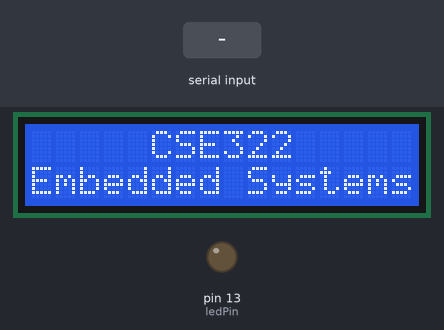
Bench run of a sketch on a simulated Arduino Uno, built with avr-gcc and run on an emulated ATmega328P. Shown: 16×2 character LCD, output pins drawn as LEDs (lit = HIGH). Inputs (shaded band) come from the test bench. What the sketch prints to the serial monitor is not drawn.

Above: at 5.7 s.
At 11.7 s:
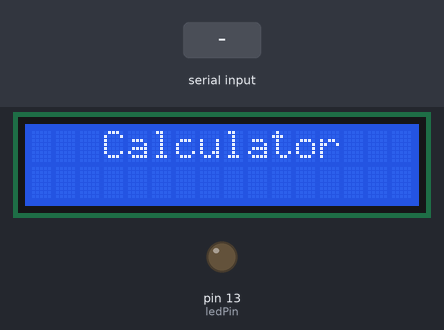
11.8 s: "=" received over Serial
At 12.6 s:
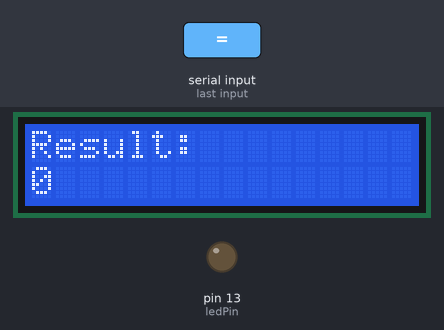
Timing chart, 0 to 14.8 s (numbered marks = the images above; inputs shaded):
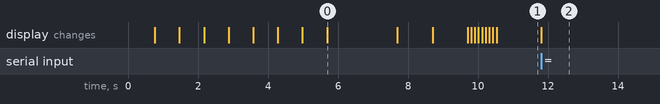

Measured:
- after the input at 11.8 s, the display: changes at once (image 2)
- what the display in image 0 shows lasts 2.0 s, from 5.7 s to 7.7 s

The sketch:

mainprogram.ino
```cpp
#include <LiquidCrystal.h>

// initialize the library with the numbers of the interface pins
LiquidCrystal lcd(8,9,4,5,6,7);

int ledPin = 13;  // use the built in LED on pin 13 of the Uno
int state = 1;
int flag = 0;  // make sure that you return the state only once
char d = 0;
char OP1[10];
char OP2[10];
char oprtr;
int opflag = 1, resultflag = 0;
int sizeofop1 = -1;
int sizeofop2 = -1;
int i = 0, j;
int num1 = 0, num2 = 0, temp, poww, result;

int a = 2,b=3,mm;

void setup() {
lcd.begin(16,2);
lcd.clear();

for(mm=0;mm<8;mm++){
    lcd.setCursor(mm,0);
    lcd.print('.');
    lcd.setCursor(15-mm,0);
    lcd.print('.');
    delay(700);
    lcd.clear();
}

lcd.clear();
lcd.setCursor(5,0);
lcd.print("CSE322");
lcd.setCursor(0,1);
lcd.print("Embedded Systems");
delay(2000);
lcd.clear();
lcd.setCursor(0,0);
lcd.print("Dr. Rajesh Kumar");
delay(1000);
lcd.clear();
lcd.setCursor(1,0);
lcd.print("Welcome to our");
lcd.setCursor(5,1);
lcd.print("Project");
delay(1000);
lcd.clear();

for(mm=0;mm<8;mm++){
    lcd.setCursor(mm,0);
    lcd.print('.');
    lcd.setCursor(15-mm,0);
    lcd.print('.');
    delay(100);
    lcd.clear();
}
lcd.clear();
lcd.setCursor(3,0);
lcd.print("Calculator");

// sets the pins as outputs:
    pinMode(ledPin, OUTPUT);
    digitalWrite(ledPin, LOW);

    Serial.begin(115200); // Default connection rate for my BT module
    //Serial.println("Enter the input to increment : ");

}

int power(int x, int y)
{
int temp =1, k;
for(k=0;k<y;k++)
  temp = temp * x;
return temp;
}

void loop() {


  //if some data is sent, read it and save it in the state variable
    if(Serial.available()){
       d = Serial.read();

       if(d=='+' || d=='-' || d=='*' || d=='/' || d=='%')
       {
         oprtr = d;
         if(resultflag)
          {
            num1 = result;
          }
      //   Serial.println((char)d);
         opflag=0;
         // opflag =1 means first operator is going on. store in OP1. else: OP2
         // Serial.println("Received operator ");
         // Serial.println(oprtr);

       }
       else if(d=='x')
       {
         memset(OP1, 0, 10);
         memset(OP2, 0, 10);
         opflag =1;
         sizeofop1=-1;
         sizeofop2=-1;
         num1 = 0;
         num2 = 0;
         //Serial.println("Flushed everything");
         //Serial.println(OP1);
         //Serial.println(OP2);
         //Serial.println("Done.");
       }
       else if(d=='=')
       {
         //Serial.println("Received values: ");
         //Serial.print(OP1);
         //Serial.print(" and ");
         //Serial.println(OP2);
         //Serial.print("Result: ");

         // compute op1 and op2
         if(!resultflag)
         {
           temp = sizeofop1;
           for(j=0;j<=sizeofop1;j++)
           {
             poww = (int)power(10,temp);
             num1 = num1 + (OP1[j]-48)*poww;
             temp--;
           }
         }
         temp = sizeofop2;
         for(j=0;j<=sizeofop2;j++)
         {
           poww = (int)power(10,temp);
           num2 = num2 + (OP2[j]-48)*poww;
           temp--;
         }

         if(oprtr=='+')
           result = num1 + num2;
         else if(oprtr=='-')
           result = num1 - num2;
         else if(oprtr=='*')
           result = num1 * num2;
         else if(oprtr=='/' && num2)
           result = num1 / num2;
         else if(oprtr=='%' && num2)
           result = num1 % num2;

         resultflag = 1;
         Serial.println(result);
         lcd.clear();
         lcd.setCursor(0,0);
         lcd.print("Result:");
         lcd.setCursor(0,1);
         lcd.print(result);


         memset(OP1, 0, 10);
         memset(OP2, 0, 10);
         opflag =1;
         sizeofop1=-1;
         sizeofop2=-1;
         num1 = 0;
         num2 = 0;
       }
       else if(opflag)
       {
         result =0;
         resultflag=0;
         sizeofop1++;
         OP1[sizeofop1] = d;
         //Serial.print("Received op1 ");
         //Serial.println(OP1);
       }
       else // opflag = 0
       {
         sizeofop2++;
         OP2[sizeofop2] = d;
         //Serial.print("Received op2 ");
         //Serial.println(OP2);
       }


       //delay(3000);
    }


}
```
